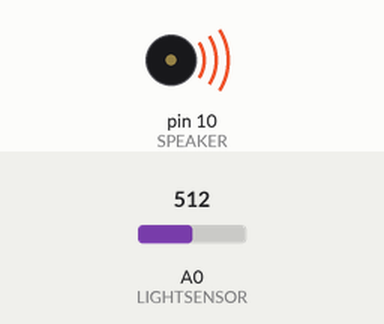
The sketch below on a simulated Arduino Uno, built with avr-gcc and run on an emulated ATmega328P. Shown: buzzer (waves = sounding). Inputs (shaded band) come from the test bench; at power-on: A0 (LIGHTSENSOR) = 512.

Above: at 0.1 s.
Timing chart, 0 to 1.6 s (numbered marks = the images above):
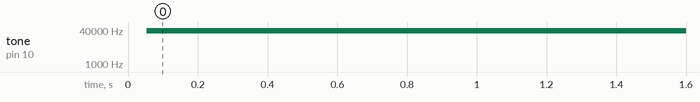

Measured:
- by itself, tone on pin 10 (SPEAKER): silent → 37726 Hz at 0.05 s

The sketch:

12_Optical_Theremin.ino
```cpp
/*****************************************************
Project Title: Optical Theremin
Organisation: Soham Academy Of Human Excellence
Website: https://ria.sohamacademy.org/
****************************************************/

// Defines Digital PWM Pin of the Buzzer!
int SPEAKER = 10;

// Defines Analog In pin of the LDR!
int LIGHTSENSOR = 0;

// Typical photocell values for daytime with window and 1k resistor:
// min 15, max 100.
#define MIN_SIGNAL   15  /* 100 */
#define MAX_SIGNAL  25  /* 1024 */

// What frequencies should we allow (in Hertz)?
// Typical human hearing is 20 Hz to 20,000 Hz,
// but our piezo buzzers can't reproduce such a wide range.
// 100 to 10k or so is usually okay.
#define MIN_FREQ    50
#define MAX_FREQ   10000

// How many samples should we read from the sensor each time?
// The sensor is noisy, so there will be a lot of spurious readings.
#define NUM_SAMPLES  500

// To monitor the output from the sensor (so you can calibrate MAX_SIGNAL
// and MIN_SIGNAL), uncomment SERIAL_DEBUG:
//#define SERIAL_DEBUG 1

void setup()
{
    pinMode(SPEAKER, OUTPUT);

#ifdef SERIAL_DEBUG
    Serial.begin(9600);
#endif
}

void loop()
{
    // Set the frequency according to the light value read off analog pin 0.
    int lightsensor = 0;
    for (int i=1; i < NUM_SAMPLES; ++i)
    {
        lightsensor += analogRead(LIGHTSENSOR);
    }
    lightsensor /= NUM_SAMPLES;
    unsigned int freq = map(lightsensor, MIN_SIGNAL, MAX_SIGNAL, MIN_FREQ, MAX_FREQ);
    tone(SPEAKER, freq);

    // Serial Debug Code.
    #ifdef SERIAL_DEBUG
      Serial.print("Read ");
      Serial.print(lightsensor);
      Serial.print(" -> ");
      Serial.println(freq);
      delay(500);
    #endif
}
```
